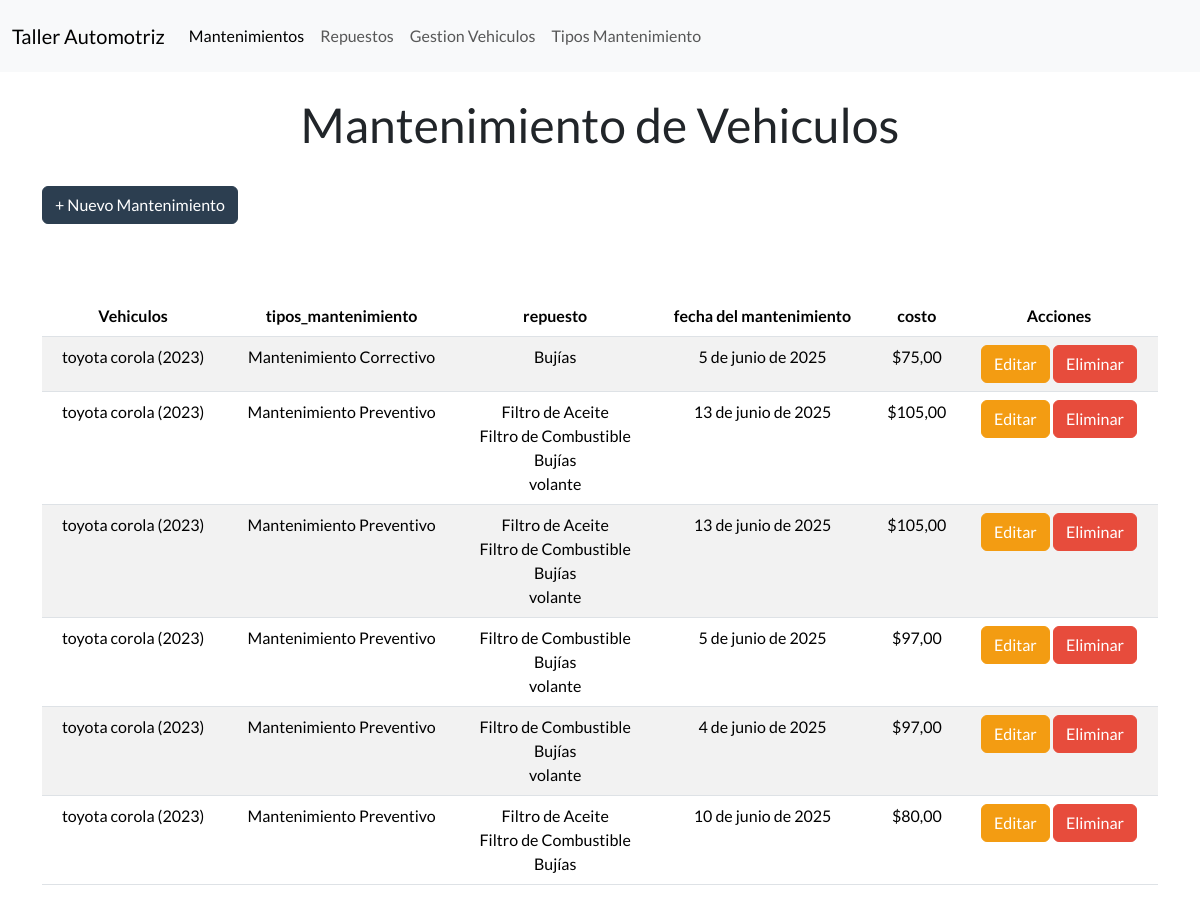
The app's page /mantenimientos/ with its own data.
### Aplicaciones/Taller/models.py (models this page shows, shortened)
class Mantenimiento(models.Model):
    id_mantenimientov = models.AutoField(primary_key=True)  # ~ Campo de clave primaria autoincremental
    vehiculo = models.ForeignKey(Vehiculo, on_delete=models.CASCADE, related_name='mantenimientos')  # * Relación con el modelo Vehiculo
    tipo_mantenimiento = models.ForeignKey(TipoMantenimiento, on_delete=models.CASCADE, related_name='mantenimientos')  # * Relación con el modelo TipoMantenimiento
    Repuestos = models.ManyToManyField(Repuesto, blank=True, related_name='mantenimientos')  # * Relación con el modelo Repuesto, permitiendo múltiples repuestos por mantenimiento
    fecha_mantenimiento = models.DateField()  # * Fecha del mantenimiento
    precioTotal = models.DecimalField(max_digits=10, decimal_places=2, default=0)  # * Precio total del mantenimiento

class Vehiculo(models.Model): # * Modelo para representar un vehículo
    id = models.AutoField(primary_key=True)  # ~ Campo autoincremental
    placa_vehiculo = models.CharField(max_length=9, unique=True, blank=True)  #~ Visible al usuario
    nombre_propietario = models.CharField(max_length=100)
    marca = models.CharField(max_length=50)
    modelo = models.CharField(max_length=50)
    anio = models.PositiveIntegerField() # ~ tipo de dato para años (enteros positivos)
    def __str__(self): # * Método para representar el objeto como una cadena
        return f"{self.marca} {self.modelo} ({self.anio})" # ~ Devuelve una representación del vehículo como cadena

class TipoMantenimiento(models.Model):
    id_mantenimiento = models.AutoField(primary_key=True)  # ~ Campo de clave primaria autoincremental
    nombre_mantenimiento = models.CharField(max_length=100, unique=True)  # * Nombre del tipo de mantenimiento sea único
    precio_mantenimiento = models.DecimalField(max_digits=10, decimal_places=2)  # * Precio del mantenimiento
    def __str__(self):
        return self.nombre_mantenimiento  # ~ Devuelve el nombre del tipo de mantenimiento como representación en cadena

class Repuesto(models.Model): # * Modelo para representar un repuesto
    id_repuesto = models.AutoField(primary_key=True) # ~ Campo de clave primaria autoincremental
    nombre_repuesto = models.CharField(max_length=100)
    descripcion = models.TextField()
    precio = models.DecimalField(max_digits=10, decimal_places=2)
    cantidad_disponible = models.PositiveIntegerField() # ~ tipo de dato para cantidades enteras positivas

### Aplicaciones/Taller/views.py (the view)
# urls.py: path('mantenimientos/', views.mantenimientos, name="mantenimientos"),  # * Mapea la URL 'mantenimientos/' a la vista mantenimientos
def mantenimientos(request):
    mantenimientosdbb = Mantenimiento.objects.all()
    vehiculos = Vehiculo.objects.all()
    tipos_mantenimiento = TipoMantenimiento.objects.all()
    repuestos = Repuesto.objects.all()
    return render(request, 'mantenimientos.html', {
        'mantenimientos': mantenimientosdbb,
        'vehiculos': vehiculos,
        'tipos_mantenimiento': tipos_mantenimiento,
        'repuestos': repuestos
    })

### Aplicaciones/Taller/templates/mantenimientos.html (shortened to what this page needs)
{% extends 'plantilla.html' %} {% load static %}
{% block content %}
    <div class="container">
        <h1 class="text-center mt-4">Mantenimiento de Vehiculos</h1>
        <button type="button" class="btn btn-primary mt-4 mb-4" data-bs-toggle="modal" data-bs-target="#exampleModal">
            + Nuevo Mantenimiento
        </button>
        <br>
        {% if mantenimientos %}
        <div class="table-responsive" mt-4>
            {% if mantenimientos %}
            <table class="table table-striped table-hover text-center mt-5" id="tabla-repuestos">
                <thead>
                    <tr>
                        <th>Vehiculos</th>
                        <th>tipos_mantenimiento</th>
                        <th>repuesto</th>
                        <th>fecha del mantenimiento</th>
                        <th>costo</th>
                        <th>Acciones</th>
                    </tr>
                </thead>
                <tbody>
                    {% for mantenimiento in mantenimientos %}
                    <tr>
                        <td>{{ mantenimiento.vehiculo }}</td>
                        <td>{{ mantenimiento.tipo_mantenimiento }}</td>
                        <td>
                            {% for repuesto in mantenimiento.Repuestos.all %}
                                {{ repuesto.nombre_repuesto }}<br>
                            {% endfor %}
                        </td>
                        <td>{{ mantenimiento.fecha_mantenimiento }}</td>
                        <td>${{ mantenimiento.precioTotal }}</td>
                        <td>
                            <a href="{% url 'editar_mantenimiento' mantenimiento.id_mantenimientov %}" class="btn btn-warning">Editar</a>
                            <a href="Javascript:void(0)" class="btn btn-danger" onclick="eliminarFila('{% url 'eliminar_mantenimiento' mantenimiento.id_mantenimientov %}', 'Mantenimientos')">Eliminar</a>
                        </td>
                    </tr>
                    {% endfor %}
                </tbody>
            </table>
            {% else %}
            <div class="alert alert-info text-center mt-4" role="alert">
                No hay mantenimientos disponibles en este momento.
            </div>
            {% endif %}
    {% else %}
        <div class="alert alert-warning text-center mt-4" role="alert">
            No se encontraron mantenimientos.
        </div>
    {% endif %}
</div>
{% endblock content %}

### records on screen
Mantenimiento: vehiculo "toyota corola (2023)", tipo_mantenimiento "Mantenimiento Correctivo", fecha_mantenimiento "5 de junio de 2025", precioTotal "75,00"
Repuesto: nombre_repuesto "Bujías"
Mantenimiento: vehiculo "toyota corola (2023)", tipo_mantenimiento "Mantenimiento Preventivo", fecha_mantenimiento "13 de junio de 2025", precioTotal "105,00"
Repuesto: nombre_repuesto "Filtro de Aceite"
Repuesto: nombre_repuesto "Filtro de Combustible"
Repuesto: nombre_repuesto "volante"
Mantenimiento: vehiculo "toyota corola (2023)", tipo_mantenimiento "Mantenimiento Preventivo", fecha_mantenimiento "13 de junio de 2025", precioTotal "105,00"
Mantenimiento: vehiculo "toyota corola (2023)", tipo_mantenimiento "Mantenimiento Preventivo", fecha_mantenimiento "5 de junio de 2025", precioTotal "97,00"
Mantenimiento: vehiculo "toyota corola (2023)", tipo_mantenimiento "Mantenimiento Preventivo", fecha_mantenimiento "4 de junio de 2025", precioTotal "97,00"
Mantenimiento: vehiculo "toyota corola (2023)", tipo_mantenimiento "Mantenimiento Preventivo", fecha_mantenimiento "10 de junio de 2025", precioTotal "80,00"
